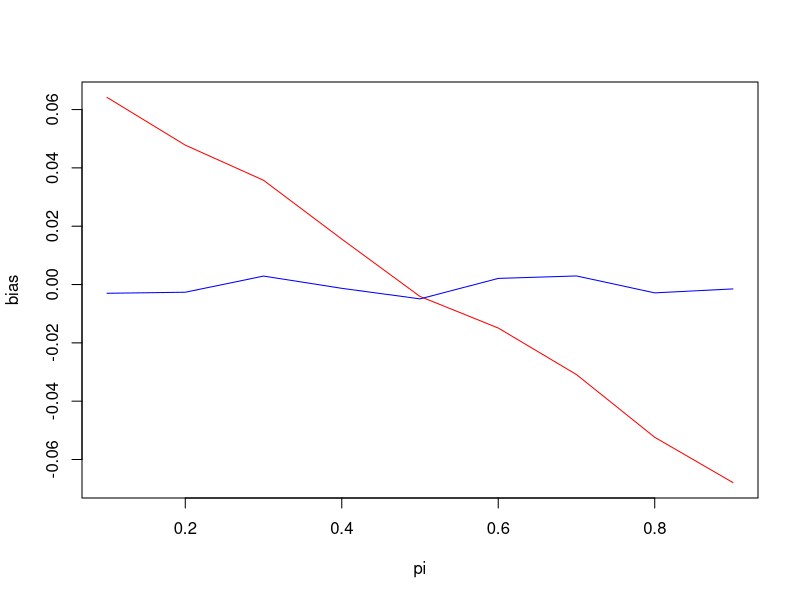
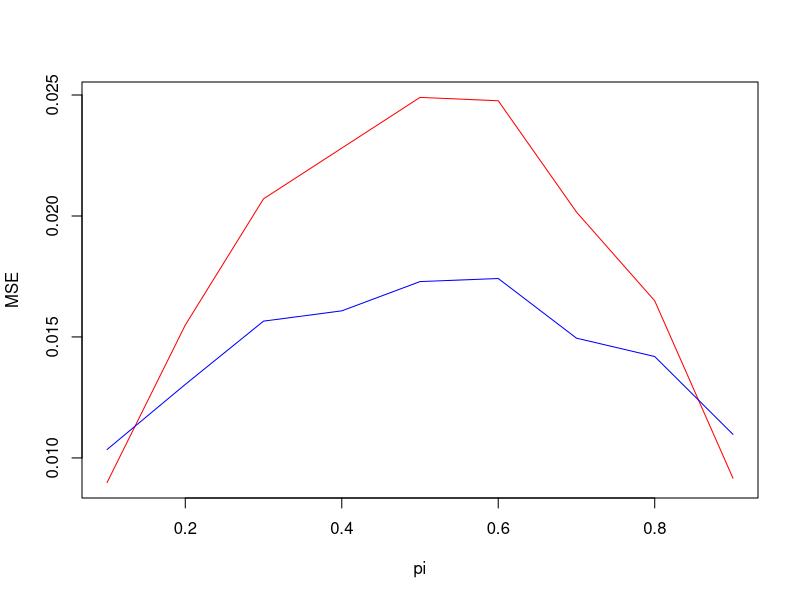

Recreate these plots in R, in order.
## ---- chunk 1
for(pi in c(0.1,0.2,0.3,0.4,0.5,0.6,0.7,0.8,0.9)){
  x=rbinom(5000,10,pi) ## Michael showed me how to do the eval code below
    eval(parse(text=paste0('x',pi,'<-','rbinom(5000,10,',pi,')')))
  freq=x/10 # frequentist estimator
    eval(parse(text=paste0('freq',pi,'<-','x',pi,'/10')))
  bayes=(x+1)/12 # Bayesian estimator
    eval(parse(text=paste0('bayes',pi,'<-','x+1',pi,'/12')))
  mfreq=mean(freq) # mean of frequentist estimator
    eval(parse(text=paste0('mfreq',pi,'<-','mean(freq)')))
  bfreq=mfreq-pi # bias of frequentist estimator
    eval(parse(text=paste0('bfreq',pi,'<-','mfreq-',pi)))
  mbayes=mean(bayes) # mean of Bayesian estimator
    eval(parse(text=paste0('mbayes',pi,'<-','mean(bayes)')))
  bbayes=mbayes-pi # bias of Bayesian estimator
    eval(parse(text=paste0('bbayes',pi,'<-','mbayes-',pi)))
  vfreq=var(freq) # variance of frequentist estimator
    eval(parse(text=paste0('vfreq',pi,'<-','var(freq)')))
  vbayes=var(bayes) # variance of Bayesian estimator
    eval(parse(text=paste0('vbayes',pi,'<-','var(bayes)')))
  msefreq1=(bfreq)^2+vfreq # (bias of frequentist estimator)^2 + variance of frequentist estimator
    eval(parse(text=paste0('msefreq1',pi,'<-','(bfreq)^2+vfreq')))
  msebayes1=(bbayes)^2+vbayes # (bias of Bayesian estimator)^2 + variance of Bayesian estimator
    eval(parse(text=paste0('msebayes1',pi,'<-','(bbayes)^2+vbayes')))
  msefreq2=mean((freq-pi)^2) # mean of (frequentist estimator - pi)^2
    eval(parse(text=paste0('msefreq2', pi,'<-','mean((freq-',pi,')^2)')))
  msebayes2=mean((bayes-pi)^2) # mean of (Bayesian estimator - pi)^2
    eval(parse(text=paste0('msebayes2',pi,'<-','mean((bayes-',pi,')^2)')))
}

pi=c(0.1,0.2,0.3,0.4,0.5,0.6,0.7,0.8,0.9)
mfreq=c(mfreq0.1,mfreq0.2,mfreq0.3,mfreq0.4,mfreq0.5,mfreq0.6,mfreq0.7,mfreq0.8,mfreq0.9)
mbayes=c(mbayes0.1,mbayes0.2,mbayes0.3,mbayes0.4,mbayes0.5,mbayes0.6,mbayes0.7,mbayes0.8,mbayes0.9)
vfreq=c(vfreq0.1,vfreq0.2,vfreq0.3,vfreq0.4,vfreq0.5,vfreq0.6,vfreq0.7,vfreq0.8,vfreq0.9)
vbayes=c(vbayes0.1,vbayes0.2,vbayes0.3,vbayes0.4,vbayes0.5,vbayes0.6,vbayes0.7,vbayes0.8,vbayes0.9)
bfreq=c(bfreq0.1,bfreq0.2,bfreq0.3,bfreq0.4,bfreq0.5,bfreq0.6,bfreq0.7,bfreq0.8,bfreq0.9)
bbayes=c(bbayes0.1,bbayes0.2,bbayes0.3,bbayes0.4,bbayes0.5,bbayes0.6,bbayes0.7,bbayes0.8,bbayes0.9)
msefreq1=c(msefreq10.1,msefreq10.2,msefreq10.3,msefreq10.4,msefreq10.5,msefreq10.6,msefreq10.7,msefreq10.8,msefreq10.9)
msefreq2=c(msefreq20.1,msefreq20.2,msefreq20.3,msefreq20.4,msefreq10.5,msefreq20.6,msefreq20.7,msefreq10.8,msefreq20.9)
msebayes1=c(msebayes10.1,msebayes10.2,msebayes10.3,msebayes10.4,msebayes10.5,msebayes10.6,msebayes10.7,msebayes10.8,msebayes10.9)
msebayes2=c(msebayes20.1,msebayes20.2,msebayes20.3,msebayes20.4,msebayes20.5,msebayes20.6,msebayes20.7,msebayes20.8,msebayes20.9)

as.table(matrix(c(mfreq,mbayes,bfreq,bbayes,vfreq,vbayes,msefreq1,msebayes1,msefreq2,msebayes2),nrow=9,ncol=10,byrow=FALSE,dimnames=list(pi=c('0.1','0.2','0.3','0.4','0.5','0.6','0.7','0.8','0.9'),c('mean of frequentist estimator','mean of Bayesian estimator','bias of frequentist estimator','bias of Bayesian estimator','variance of frequentist estimator','variance of Bayesian estimator','MSE1 of frequentist estimator','MSE1 of Bayesian estimator','MSE2 of frequentist estimator','MSE2 of Bayesian estimator'))))

## ---- chunk 2
plot(pi,bbayes,type='l',col='red',xlab='pi',ylab='bias')
lines(pi,bfreq,col='blue')
## ---- chunk 3
plot(pi,msefreq2,type='l',col='red',xlab='pi',ylab='MSE')
lines(pi,msebayes2,col='blue')
